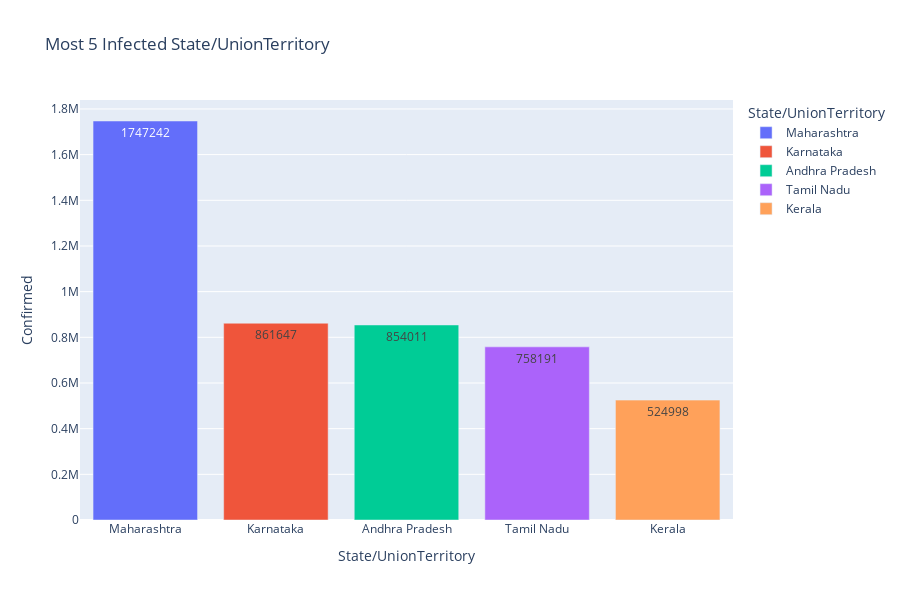

Here is the notebook cell this chart was saved with:
### Markdown cell above
### Most 5 Infected States
Same for confirmed, active and recovered cases.

### Code cell
# Create datafram for bar charts
# bar_data = df.groupby(['State/UnionTerritory'])['Confirmed', 'Cured', 'Active', 'Deaths'].sum().reset_index().sort_values('Confirmed', ascending=False).reset_index(drop=True)
bar_data = last_update.sort_values('Confirmed', ascending=False)

# Create visualization
fig = px.bar(bar_data[0:5], 
             x="State/UnionTerritory", 
             y="Confirmed",
             color='State/UnionTerritory', 
             text = 'Confirmed', 
             orientation='v', height=600,
             title='Most 5 Infected State/UnionTerritory')
fig.show()

### Figure 1 — Plotly figure (JSON) as saved in the notebook; plotly's stock layout.template omitted (floating-point values rounded to 4 significant figures)
{"data": [{"alignmentgroup": "True", "hovertemplate": "State/UnionTerritory=%{x}<br>Confirmed=%{text}<extra></extra>", "legendgroup": "Maharashtra", "marker": {"color": "#636efa"}, "name": "Maharashtra", "offsetgroup": "Maharashtra", "orientation": "v", "showlegend": true, "text": [1747242], "textposition": "auto", "type": "bar", "x": ["Maharashtra"], "xaxis": "x", "y": [1747242], "yaxis": "y"}, {"alignmentgroup": "True", "hovertemplate": "State/UnionTerritory=%{x}<br>Confirmed=%{text}<extra></extra>", "legendgroup": "Karnataka", "marker": {"color": "#EF553B"}, "name": "Karnataka", "offsetgroup": "Karnataka", "orientation": "v", "showlegend": true, "text": [861647], "textposition": "auto", "type": "bar", "x": ["Karnataka"], "xaxis": "x", "y": [861647], "yaxis": "y"}, {"alignmentgroup": "True", "hovertemplate": "State/UnionTerritory=%{x}<br>Confirmed=%{text}<extra></extra>", "legendgroup": "Andhra Pradesh", "marker": {"color": "#00cc96"}, "name": "Andhra Pradesh", "offsetgroup": "Andhra Pradesh", "orientation": "v", "showlegend": true, "text": [854011], "textposition": "auto", "type": "bar", "x": ["Andhra Pradesh"], "xaxis": "x", "y": [854011], "yaxis": "y"}, {"alignmentgroup": "True", "hovertemplate": "State/UnionTerritory=%{x}<br>Confirmed=%{text}<extra></extra>", "legendgroup": "Tamil Nadu", "marker": {"color": "#ab63fa"}, "name": "Tamil Nadu", "offsetgroup": "Tamil Nadu", "orientation": "v", "showlegend": true, "text": [758191], "textposition": "auto", "type": "bar", "x": ["Tamil Nadu"], "xaxis": "x", "y": [758191], "yaxis": "y"}, {"alignmentgroup": "True", "hovertemplate": "State/UnionTerritory=%{x}<br>Confirmed=%{text}<extra></extra>", "legendgroup": "Kerala", "marker": {"color": "#FFA15A"}, "name": "Kerala", "offsetgroup": "Kerala", "orientation": "v", "showlegend": true, "text": [524998], "textposition": "auto", "type": "bar", "x": ["Kerala"], "xaxis": "x", "y": [524998], "yaxis": "y"}], "layout": {"barmode": "relative", "height": 600, "legend": {"title": {"text": "State/UnionTerritory"}, "tracegroupgap": 0}, "title": {"text": "Most 5 Infected State/UnionTerritory"}, "xaxis": {"anchor": "y", "categoryarray": ["Maharashtra", "Karnataka", "Andhra Pradesh", "Tamil Nadu", "Kerala"], "categoryorder": "array", "domain": [0, 1], "title": {"text": "State/UnionTerritory"}}, "yaxis": {"anchor": "x", "domain": [0, 1], "title": {"text": "Confirmed"}}}}
